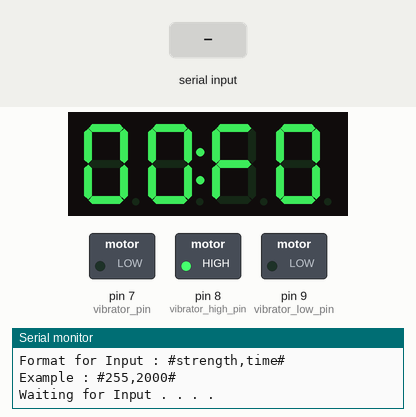
Recording of a sketch running on a simulated Arduino Uno, built with avr-gcc and run on an emulated ATmega328P. Parts: 4-digit seven-segment display, switched loads named in the sketch (green lamp = pin HIGH), the last lines printed to the serial monitor. The inputs (shaded band) are chosen by the test bench.

Above: at 1.3 s.
1.4 s: "90,45#" received over Serial
At 4.7 s:
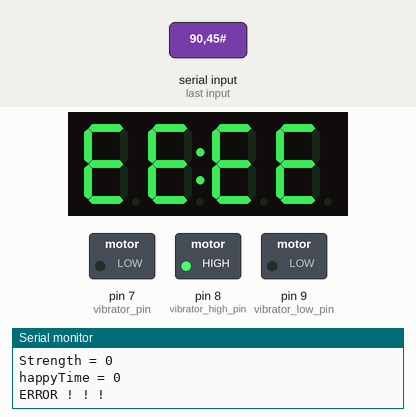
7.4 s: "30,150#" received over Serial
At 12.8 s:
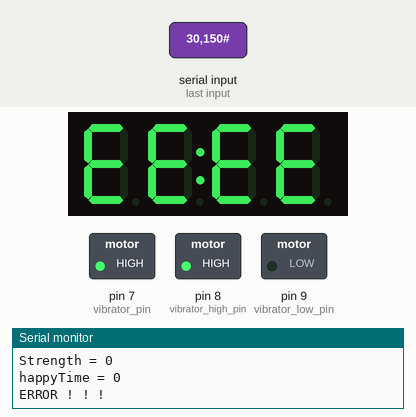
Timing chart, 0 to 14.4 s (numbered marks = the images above; inputs shaded):
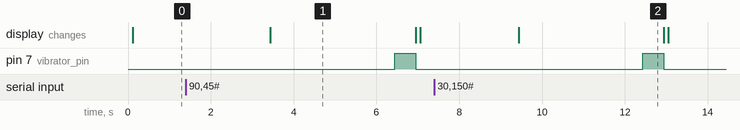

Measured:
- after the input at 1.4 s, pin 7 (vibrator_pin): LOW → HIGH after 5.0 s, → LOW 0.51 s later; the display: changes after 2.0 s (image 1)
- after the input at 7.4 s, pin 7 (vibrator_pin): LOW → HIGH after 5.0 s, → LOW 0.51 s later; the display: changes after 2.0 s (image 2)
- what the display in image 1 shows lasts 3.6 s, from 3.4 s to 7.0 s

The sketch:

x3.ino
```cpp
//Import
#include "TM1637.h"

//Configuration
#define vibrator_pin 7
#define vibrator_high_pin 8
#define vibrator_low_pin 9
#define serial_rate 9600
#define sagment_low_pin 4
#define sagment_high_pin 5
#define sagment_clk 3
#define sagment_dio 2

//Set TM1637 Pin
TM1637 display(sagment_clk, sagment_dio);

//Initial
String incomingByte;
long happyTime = 0;
int strength = 0;
long happyTime1;
long happyTime2;
int heavenFloor;

void setup() {
  //TM1637 Setup
  display.init();
  display.set(7);//BRIGHT_TYPICAL = 2,BRIGHT_DARKEST = 0,BRIGHTEST = 7;
  // put your setup code here, to run once:
  pinMode(vibrator_pin, OUTPUT);
  pinMode(vibrator_low_pin, OUTPUT);
  pinMode(vibrator_high_pin, OUTPUT);

  digitalWrite(vibrator_low_pin, LOW);
  digitalWrite(vibrator_high_pin, HIGH);

  digitalWrite(sagment_low_pin, LOW);
  digitalWrite(sagment_high_pin, HIGH);

  vibrate(0);

  Serial.begin(serial_rate);     // opens serial port, sets data rate to 9600 bps

  Serial.println("Welcome to X3 Plesure Service");
  Serial.println("Strength : 130 - 255");
  Serial.println("Time(ms)");
  Serial.println("Format for Input : #strength,time#");
  Serial.println("Example : #255,2000#");
  Serial.println("Waiting for Input . . . .");


  //Display Zone
  display.point(POINT_ON);

  display.display(0,0);
  display.display(1,0);
  display.display(2,15);
  display.display(3,0);

}

void(* reset) (void) = 0; //declare reset function @ address 0

void loop() {

      display.display(0,0);
      display.display(1,0);
      display.display(2,15);
      display.display(3,0);

  // put your main code here, to run repeatedly:
  if (Serial.available() > 0) {

    // read the incoming byte:
    Serial.readStringUntil('#');

    //Read Strength
    incomingByte = Serial.readStringUntil(',');
    strength = incomingByte.toInt();

    //Read happyTime
    incomingByte = Serial.readStringUntil('#');
    happyTime = atol(incomingByte.c_str());

    Serial.print("Strength = ");
    Serial.println(strength);
    Serial.print("happyTime = ");
    Serial.println(happyTime);

    happyTime = getSecond(happyTime);

    heavenFloor = getHeavenFloor(strength);

    if (strength < 1 || strength > 255){
      throwError();
      reset();
    }

    if (happyTime < 1 || happyTime > 99000) {
      throwError();
      reset();
    }

    vibrate(strength);

    display.display(2,15);
    display.display(3,heavenFloor);

    for (happyTime ; happyTime > long(0) ; happyTime -= long(1000)){


      int x = getFirstPosition(happyTime);
      int y = getSecondPosition(happyTime);

      display.display(0,x);
      display.display(1,y);


      Serial.print("Time Left = ");
      Serial.print(happyTime / 1000);
      Serial.println(" seconds");
      Serial.print("happyTime = ");
      Serial.print(x);
      Serial.println(y);
      Serial.print("heavenFloor = ");
      Serial.println(heavenFloor);

      delay(1000);

    }

    vibrate(0);
    Serial.println("DONE");
    Serial.println("Waiting for Input . . . .");
  }

}

int getHeavenFloor(int strength) {

    if (strength > 230) {return 7;}
    if (strength > 210) {return 6;}
    if (strength > 190) {return 5;}
    if (strength > 170) {return 4;}
    if (strength > 150) {return 3;}
    if (strength > 130) {return 2;}
    return 1;
  }

long getSecond(long time) {

       time /=1000;
       return floor(time + 0.5) * 1000;

}

void vibrate(int strength) {
  analogWrite(vibrator_pin, strength);
}

int getFirstPosition(long number) {
  return int((number / 10000) % 10);
}

int getSecondPosition(long number) {
  return int((number / 1000) % 10);
}

void throwError() {
  display.display(0,14);
  display.display(1,14);
  display.display(2,14);
  display.display(3,14);
  Serial.println("ERROR ! ! !");
  delay(3000);
  vibrate(255);
  delay(500);
}
```
